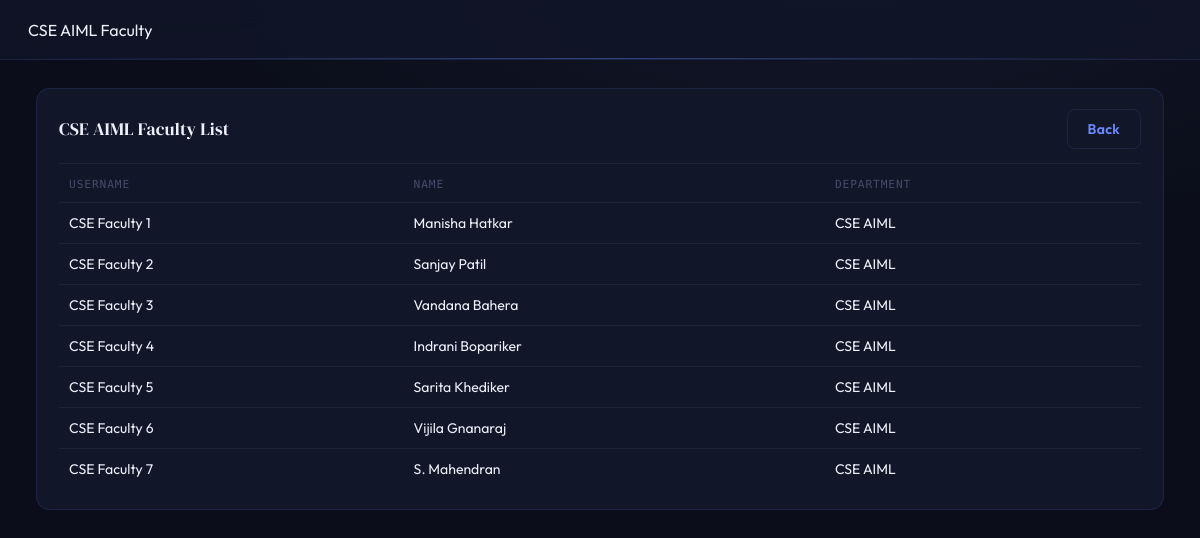
/cse_faculty (signed in), run on the app's committed database.
### tables this page shows
CREATE TABLE faculty(
        id INTEGER PRIMARY KEY AUTOINCREMENT,
        user_id INTEGER,
        name TEXT,
        department TEXT
    , assigned_subject TEXT);

CREATE TABLE users(
        id INTEGER PRIMARY KEY AUTOINCREMENT,
        username TEXT UNIQUE,
        password TEXT,
        role TEXT
    );

### app/routes/dashboard_routes.py (the view)
@dashboard_bp.route("/cse_faculty")
def cse_faculty():
    if session.get('role') not in ['faculty', 'admin']:
        return redirect('/')
    conn = get_connection()
    c = conn.cursor()
    faculty = c.execute(
        "SELECT u.username, f.name, f.department FROM faculty f JOIN users u ON u.id=f.user_id WHERE f.department='CSE AIML'"
    ).fetchall()
    conn.close()
    return render_template('cse_faculty.html', faculty=faculty)

### app/models/db.py (called while the page is built)
def get_connection():
    return sqlite3.connect(DB)

### app/templates/cse_faculty.html (shortened to what this page needs)
<!DOCTYPE html>
<html>
<head>
    <link rel="stylesheet" href="{{ url_for('static', filename='css/style.css') }}">
</head>
<body>
<div class="navbar">CSE AIML Faculty</div>
<div class="container">
    <div class="card">
        <div class="card-header">
            <h3>CSE AIML Faculty List</h3>
            <a href="/dashboard" class="btn btn-outline">Back</a>
        </div>
        <table class="table">
            <thead><tr><th>Username</th><th>Name</th><th>Department</th></tr></thead>
            <tbody>
            {% for username, name, department in faculty %}
                <tr><td>{{ username }}</td><td>{{ name }}</td><td>{{ department }}</td></tr>
            {% endfor %}
            </tbody>
        </table>
    </div>
</div>
</body>
</html>

### app/static/css/style.css (style rules this page uses)
:root { --bg-base: #0b0e1a; --bg-surface: #111629; --bg-elevated: #181e35; --bg-hover: #1e2640; --accent: #6c8aff; --accent-dim: rgba(108, 138, 255, 0.12); --accent-glow: rgba(108, 138, 255, 0.25); --gold: #e8c87a; --gold-dim: rgba(232, 200, 122, 0.10); --text-primary: #eef0f9; --text-secondary: #7b84a8; --text-muted: #454d6a; --border: rgba(108, 138, 255, 0.13); --border-subtle: rgba(255,255,255,0.05); --success: #4ade80; --error: #f87171; --radius: 14px; --radius-sm: 8px; }
*, *::before, *::after { box-sizing: border-box; }
body { margin: 0; font-family: 'Outfit', sans-serif; background: var(--bg-base); color: var(--text-primary); min-height: 100vh; background-image: radial-gradient(ellipse 80% 60% at 70% -10%, rgba(108,138,255,0.07) 0%, transparent 70%), radial-gradient(ellipse 50% 40% at 5% 90%, rgba(232,200,122,0.04) 0%, transparent 60%); }
.navbar { background: rgba(17, 22, 41, 0.85); backdrop-filter: blur(18px); -webkit-backdrop-filter: blur(18px); border-bottom: 1px solid var(--border); padding: 0 28px; height: 60px; display: flex; align-items: center; justify-content: space-between; position: sticky; top: 0; z-index: 100; }
.navbar::after { content: ''; position: absolute; bottom: 0; left: 28px; right: 28px; height: 1px; background: linear-gradient(90deg, transparent, var(--accent), transparent); opacity: 0.4; }
.container { width: min(1140px, 94%); margin: 28px auto; }
.btn { text-decoration: none; border-radius: var(--radius-sm); padding: 10px 20px; font-family: 'Outfit', sans-serif; font-weight: 600; font-size: 0.875rem; border: 1px solid transparent; display: inline-flex; align-items: center; gap: 7px; cursor: pointer; transition: all 0.2s ease; letter-spacing: 0.02em; white-space: nowrap; }
.btn-outline { background: transparent; color: var(--accent); border-color: var(--border); }
.card { background: var(--bg-surface); border: 1px solid var(--border); padding: 20px 22px; margin-top: 14px; border-radius: var(--radius); position: relative; overflow: hidden; }
.card-header { display: flex; justify-content: space-between; align-items: center; margin-bottom: 14px; padding-bottom: 14px; border-bottom: 1px solid var(--border-subtle); }
.card-header h3 { margin: 0; font-family: 'DM Serif Display', serif; font-weight: 400; font-size: 1.1rem; color: var(--text-primary); letter-spacing: 0.01em; }
.recent-table, .table { width: 100%; border-collapse: collapse; margin-top: 6px; }
.recent-table th, .recent-table td, .table th, .table td { text-align: left; padding: 11px 10px; border-bottom: 1px solid var(--border-subtle); font-size: 0.875rem; }
.recent-table th, .table th { color: var(--text-muted); font-size: 0.7rem; text-transform: uppercase; letter-spacing: 0.08em; font-family: 'DM Mono', monospace; font-weight: 500; background: transparent; padding-top: 0; }
.recent-table tbody tr, .table tbody tr { transition: background 0.15s; }
.recent-table tbody tr:last-child td, .table tbody tr:last-child td { border-bottom: none; }

### data on the page
faculty: username "CSE Faculty 1", name "Manisha Hatkar", department "CSE AIML"
faculty: username "CSE Faculty 2", name "Sanjay Patil", department "CSE AIML"
faculty: username "CSE Faculty 3", name "Vandana Bahera", department "CSE AIML"
faculty: username "CSE Faculty 4", name "Indrani Bopariker", department "CSE AIML"
faculty: username "CSE Faculty 5", name "Sarita Khediker", department "CSE AIML"
faculty: username "CSE Faculty 6", name "Vijila Gnanaraj", department "CSE AIML"
faculty: username "CSE Faculty 7", name "S. Mahendran", department "CSE AIML"
